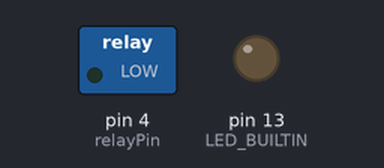
Recording of a sketch running on a simulated Arduino Uno, built with avr-gcc and run on an emulated ATmega328P. Shown: switched loads named in the sketch (green lamp = pin HIGH), output pins drawn as LEDs (lit = HIGH).

Above: at 1.5 s.
At 6.5 s:
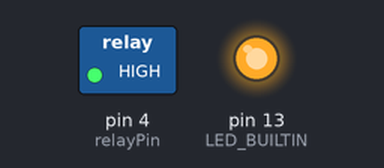
Timing chart, 0 to 13.0 s (numbered marks = the images above):
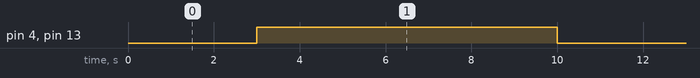

The sketch:

arduino-plant-watering.ino
```cpp
const int relayPin = 4;


// Get milliseconds time.
inline uint64_t msSeconds(int n) { return n*1000; }
inline uint64_t msMinutes(int n) { return 60*msSeconds(n); }
inline uint64_t msHours(int n)   { return 60*msMinutes(n); }
inline uint64_t msDays(int n)    { return 24*msHours(n); }


// Long delay.
void delayLong(uint64_t ms) {
  uint64_t d = 10000;
  for (; ms>=d; ms-=d)
    delay((int)d);
  if (ms>0) delay((int)ms);
}


// Relay control.
void waterOff() {
  digitalWrite(LED_BUILTIN, HIGH);
  digitalWrite(relayPin, HIGH);
}
void waterOn() {
  digitalWrite(LED_BUILTIN, LOW);
  digitalWrite(relayPin, LOW);
}
void waterTest() {
  waterOn();
  delay(3000);
  waterOff();
  delay(7000);
}


// Main program.
void setup() {
  pinMode(LED_BUILTIN, OUTPUT);
  pinMode(relayPin, OUTPUT);
  for (int i=0; i<5; i++)
    waterTest();
  delayLong(msDays(4));
}


void loop() {
  waterOn();
  delayLong(msMinutes(1));
  waterOff();
  delayLong(msDays(1));
}
```

Measured:
- by itself, pin 4 (relayPin), pin 13 (LED_BUILTIN): alternates HIGH for 7.0 s and LOW for 3.0 s, 9 changes in all, then stays HIGH
